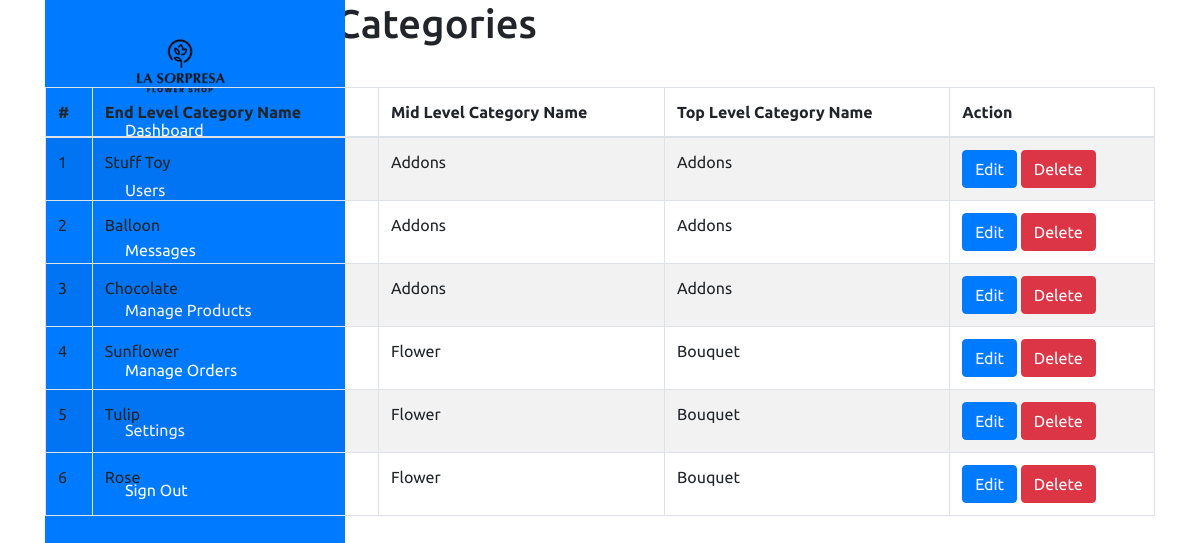
The page /admin/settings/endcategory.php on the database as committed earlier.
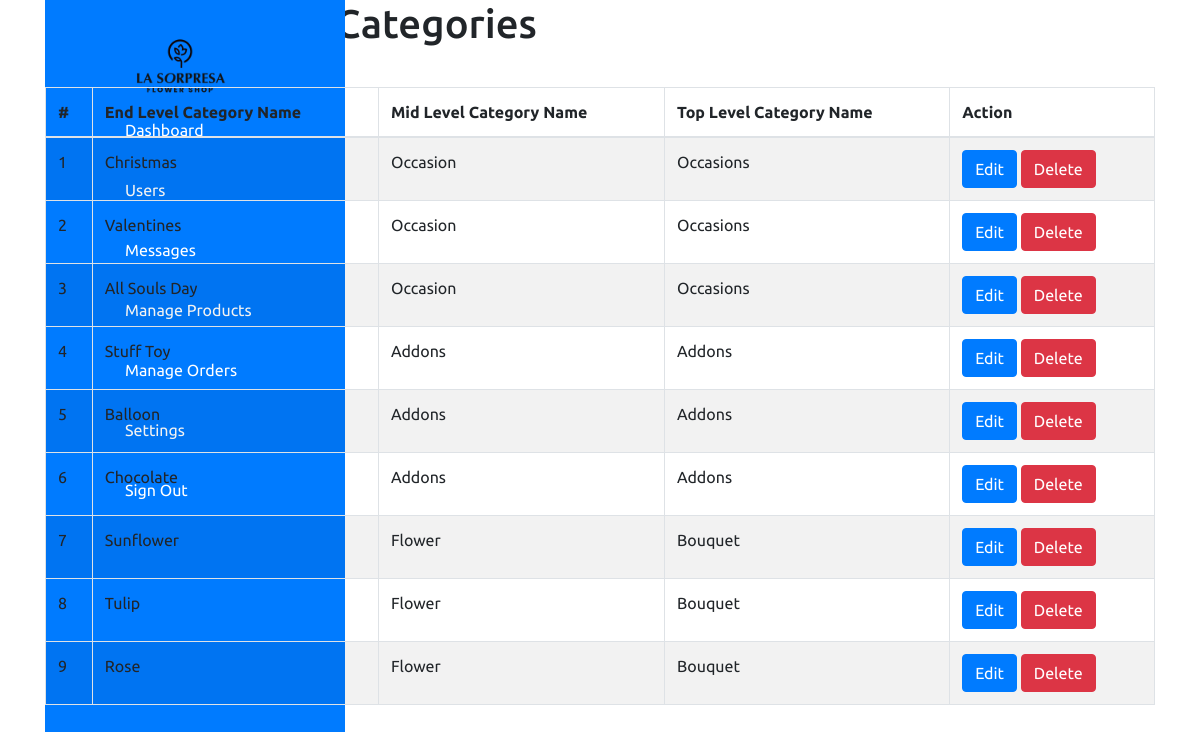
The same page on the database as committed later.
### tables this page shows
CREATE TABLE `end_category` (
  `ecat_id` int(11) NOT NULL,
  `ecat_name` varchar(255) NOT NULL,
  `mcat_id` int(11) NOT NULL
);

CREATE TABLE `mid_category` (
  `mcat_id` int(11) NOT NULL,
  `mcat_name` varchar(255) NOT NULL,
  `tcat_id` int(11) NOT NULL
);

CREATE TABLE `top_category` (
  `tcat_id` int(11) NOT NULL,
  `tcat_name` varchar(255) NOT NULL,
  `show_on_menu` int(1) NOT NULL
);

### admin/settings/endcategory.php (the view, shortened to what this page needs)
<?php require_once('../header.php'); ?>
<body>
    <div class="container">
        <div class="navigation">
            <ul>
                <li>
                    <a href="#">
                        <div class="logo-container">
                            <img src="../images/logo.png" alt="Logo" class="logo" />
                        </div>
                        <span class="title"></span>
                    </a>
                </li>
                <li>
                    <a href="../dashboard.php">
                        <span class="icon">
                        </span>
                        <span class="title">Dashboard</span>
                    </a>
                </li>
                <li>
                    <a href="../users.php">
                        <span class="icon">
                        </span>
                        <span class="title">Users</span>
                    </a>
                </li>
                <li>
                    <a href="#">
                        <span class="icon">
                        </span>
                        <span class="title">Messages</span>
                    </a>
                </li>
                <li>
                    <a href="../product/product.php">
                        <span class="icon">
                        </span>
                        <span class="title">Manage Products</span>
                    </a>
                </li>
                <li>
                    <a href="#">
                        <span class="icon">
                        </span>
                        <span class="title">Manage Orders</span>
                    </a>
                </li>
                <li>
                    <a href="../settings.php">
                        <span class="icon">
                        </span>
                        <span class="title">Settings</span>
                    </a>
                </li>
                <li>
                    <a href="../logout.php">
                        <span class="icon">
                        </span>
                        <span class="title">Sign Out</span>
                    </a>
                </li>
            </ul>
        </div>
<section class="content-header">
	<div class="content-header-left">
		<h1>View End Level Categories</h1>
	</div>
	<div class="content-header-right">
		<a href="endcategory-add.php" class="btn btn-primary btn-sm">Add New</a>
	</div>
</section>
<section class="content">
  <div class="row">
    <div class="col-md-12">
      <div class="box box-info">
        <div class="box-body table-responsive">
          <table id="example1" class="table table-bordered table-hover table-striped">
			<thead>
			    <tr>
			        <th>#</th>
			        <th>End Level Category Name</th>
                    <th>Mid Level Category Name</th>
                    <th>Top Level Category Name</th>
			        <th>Action</th>
			    </tr>
			</thead>
            <tbody>
            	<?php
            	$i=0;
            	$statement = $pdo->prepare("SELECT *
                                    FROM end_category t1
                                    JOIN mid_category t2
                                    ON t1.mcat_id = t2.mcat_id
                                    JOIN top_category t3
                                    ON t2.tcat_id = t3.tcat_id
                                    ORDER BY t1.ecat_id DESC
                                    ");
            	$statement->execute();
            	$result = $statement->fetchAll(PDO::FETCH_ASSOC);
            	foreach ($result as $row) {
            		$i++;
            		?>
					<tr>
	                    <td><?php echo $i; ?></td>
	                    <td><?php echo $row['ecat_name']; ?></td>
                        <td><?php echo $row['mcat_name']; ?></td>
                        <td><?php echo $row['tcat_name']; ?></td>
	                    <td>
	                        <a href="endcategory-edit.php?id=<?php echo $row['ecat_id']; ?>" class="btn btn-primary btn-xs">Edit</a>
	                        <a href="#" class="btn btn-danger btn-xs" data-href="endcategory-delete.php?id=<?php echo $row['ecat_id']; ?>" data-toggle="modal" data-target="#confirm-delete">Delete</a>
	                    </td>
	                </tr>
            		<?php
            	}
            	?>
            </tbody>
          </table>
        </div>
      </div>
</section>

### admin/header.php (shortened to what this page needs)
<!DOCTYPE html>
<html lang="en">
<head>
    <link rel="stylesheet" href="../css/style.css">
    <link href="https://stackpath.bootstrapcdn.com/bootstrap/4.5.2/css/bootstrap.min.css" rel="stylesheet">
    <link href="https://cdn.jsdelivr.net/npm/select2@4.0.13/dist/css/select2.min.css" rel="stylesheet" />
</head>

### css/style.css (style rules this page uses)
* { font-family: "Ubuntu", sans-serif; margin: 0; padding: 0; box-sizing: border-box; }
:root { --blue: #dd91ad; --white: #e9e9e9; --gray: #f5f5f5; --black1: #222; --black2: #999; }
body { min-height: 100vh; overflow-x: hidden; }
.container { position: relative; width: 100%; }
.navigation { position: fixed; width: 300px; height: 100%; background: var(--blue); border-left: 10px solid var(--blue); transition: 0.5s; overflow: hidden; }
.navigation ul { position: absolute; top: 0; left: 0; width: 100%; }
.logo-container { position: absolute; top: 20px; left: 50%; transform: translateX(-70%); z-index: 10; }
.logo { width: 100px; }
.navigation ul li { position: relative; width: 100%; list-style: none; border-top-left-radius: 30px; border-bottom-left-radius: 30px; }
.navigation ul li:nth-child(1) { margin-bottom: 40px; pointer-events: none; }
.navigation ul li a { position: relative; display: block; width: 100%; display: flex; text-decoration: none; color: var(--white); }
.navigation ul li a .icon { position: relative; display: block; min-width: 60px; height: 60px; line-height: 75px; text-align: center; }
.navigation ul li a .title { position: relative; display: block; padding: 0 10px; height: 60px; line-height: 60px; text-align: start; white-space: nowrap; }

Rows that differ between the two databases and show on the page:
added end_category: ecat_name "Christmas", mcat.mcat_name "Occasion", top_category.tcat_name "Occasions"
added end_category: ecat_name "Valentines", mcat.mcat_name "Occasion", top_category.tcat_name "Occasions"
added end_category: ecat_name "All Souls Day", mcat.mcat_name "Occasion", top_category.tcat_name "Occasions"
